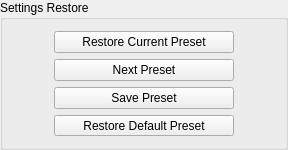
        <widget class="QGroupBox" name="groupBox_6">
         <property name="minimumSize">
          <size>
           <width>0</width>
           <height>150</height>
          </size>
         </property>
         <property name="maximumSize">
          <size>
           <width>16777215</width>
           <height>150</height>
          </size>
         </property>
         <property name="title">
          <string>Settings Restore</string>
         </property>
         <layout class="QGridLayout" name="gridLayout_5">
          <item row="0" column="0">
           <layout class="QHBoxLayout" name="horizontalLayout_2">
            <item>
             <spacer name="horizontalSpacer_3">
              <property name="orientation">
               <enum>Qt::Horizontal</enum>
              </property>
              <property name="sizeHint" stdset="0">
               <size>
                <width>40</width>
                <height>20</height>
               </size>
              </property>
             </spacer>
            </item>
            <item>
             <layout class="QVBoxLayout" name="verticalLayout_3">
              <item>
               <widget class="QPushButton" name="Restore_Curr_Preset_Button">
                <property name="sizePolicy">
                 <sizepolicy hsizetype="Minimum" vsizetype="Minimum">
                  <horstretch>0</horstretch>
                  <verstretch>0</verstretch>
                 </sizepolicy>
                </property>
                <property name="minimumSize">
                 <size>
                  <width>180</width>
                  <height>0</height>
                 </size>
                </property>
                <property name="focusPolicy">
                 <enum>Qt::NoFocus</enum>
                </property>
                <property name="text">
                 <string>Restore Current Preset</string>
                </property>
               </widget>
              </item>
              <item>
               <widget class="QPushButton" name="Next_Preset_Button">
                <property name="sizePolicy">
                 <sizepolicy hsizetype="Minimum" vsizetype="Minimum">
                  <horstretch>0</horstretch>
                  <verstretch>0</verstretch>
                 </sizepolicy>
                </property>
                <property name="minimumSize">
                 <size>
                  <width>180</width>
                  <height>0</height>
                 </size>
                </property>
                <property name="focusPolicy">
                 <enum>Qt::NoFocus</enum>
                </property>
                <property name="text">
                 <string>Next Preset</string>
                </property>
               </widget>
              </item>
              <item>
               <widget class="QPushButton" name="Save_Preset_Button">
                <property name="sizePolicy">
                 <sizepolicy hsizetype="Minimum" vsizetype="Minimum">
                  <horstretch>0</horstretch>
                  <verstretch>0</verstretch>
                 </sizepolicy>
                </property>
                <property name="minimumSize">
                 <size>
                  <width>180</width>
                  <height>0</height>
                 </size>
                </property>
                <property name="focusPolicy">
                 <enum>Qt::NoFocus</enum>
                </property>
                <property name="text">
                 <string>Save Preset</string>
                </property>
               </widget>
              </item>
              <item>
               <widget class="QPushButton" name="Restore_Default_Preset_Button">
                <property name="sizePolicy">
                 <sizepolicy hsizetype="Minimum" vsizetype="Minimum">
                  <horstretch>0</horstretch>
                  <verstretch>0</verstretch>
                 </sizepolicy>
                </property>
                <property name="minimumSize">
                 <size>
                  <width>180</width>
                  <height>0</height>
                 </size>
                </property>
                <property name="focusPolicy">
                 <enum>Qt::NoFocus</enum>
                </property>
                <property name="text">
                 <string>Restore Default Preset</string>
                </property>
               </widget>
              </item>
             </layout>
            </item>
            <item>
             <spacer name="horizontalSpacer_4">
              <property name="orientation">
               <enum>Qt::Horizontal</enum>
              </property>
              <property name="sizeHint" stdset="0">
               <size>
                <width>40</width>
                <height>20</height>
               </size>
              </property>
             </spacer>
            </item>
           </layout>
          </item>
         </layout>
        </widget>
